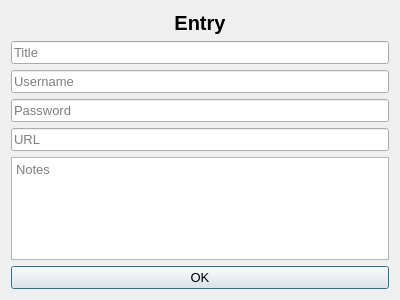
<?xml version="1.0" encoding="UTF-8"?>
<ui version="4.0">
 <class>Dialog</class>
 <widget class="QDialog" name="Dialog">
  <property name="geometry">
   <rect>
    <x>0</x>
    <y>0</y>
    <width>400</width>
    <height>300</height>
   </rect>
  </property>
  <property name="windowTitle">
   <string>Dialog</string>
  </property>
  <layout class="QGridLayout" name="gridLayout">
   <item row="0" column="0">
    <widget class="QLabel" name="label">
     <property name="font">
      <font>
       <pointsize>15</pointsize>
       <weight>75</weight>
       <bold>true</bold>
      </font>
     </property>
     <property name="text">
      <string>Entry</string>
     </property>
     <property name="alignment">
      <set>Qt::AlignCenter</set>
     </property>
    </widget>
   </item>
   <item row="1" column="0">
    <widget class="QLineEdit" name="le_title">
     <property name="font">
      <font>
       <pointsize>10</pointsize>
      </font>
     </property>
     <property name="placeholderText">
      <string>Title</string>
     </property>
    </widget>
   </item>
   <item row="2" column="0">
    <widget class="QLineEdit" name="le_username">
     <property name="font">
      <font>
       <pointsize>10</pointsize>
      </font>
     </property>
     <property name="placeholderText">
      <string>Username</string>
     </property>
    </widget>
   </item>
   <item row="3" column="0">
    <widget class="DoubleClickShowPassword" name="le_password">
     <property name="font">
      <font>
       <pointsize>10</pointsize>
      </font>
     </property>
     <property name="placeholderText">
      <string>Password</string>
     </property>
    </widget>
   </item>
   <item row="4" column="0">
    <widget class="QLineEdit" name="le_url">
     <property name="font">
      <font>
       <pointsize>10</pointsize>
      </font>
     </property>
     <property name="placeholderText">
      <string>URL</string>
     </property>
    </widget>
   </item>
   <item row="5" column="0">
    <widget class="QTextEdit" name="te_notes">
     <property name="font">
      <font>
       <pointsize>10</pointsize>
      </font>
     </property>
     <property name="placeholderText">
      <string>Notes</string>
     </property>
    </widget>
   </item>
   <item row="6" column="0">
    <widget class="QPushButton" name="btn_ok">
     <property name="font">
      <font>
       <pointsize>10</pointsize>
      </font>
     </property>
     <property name="text">
      <string>OK</string>
     </property>
    </widget>
   </item>
  </layout>
 </widget>
 <customwidgets>
  <customwidget>
   <class>DoubleClickShowPassword</class>
   <extends>QLineEdit</extends>
   <header>custom_widgets.h</header>
  </customwidget>
 </customwidgets>
 <resources/>
 <connections/>
</ui>
